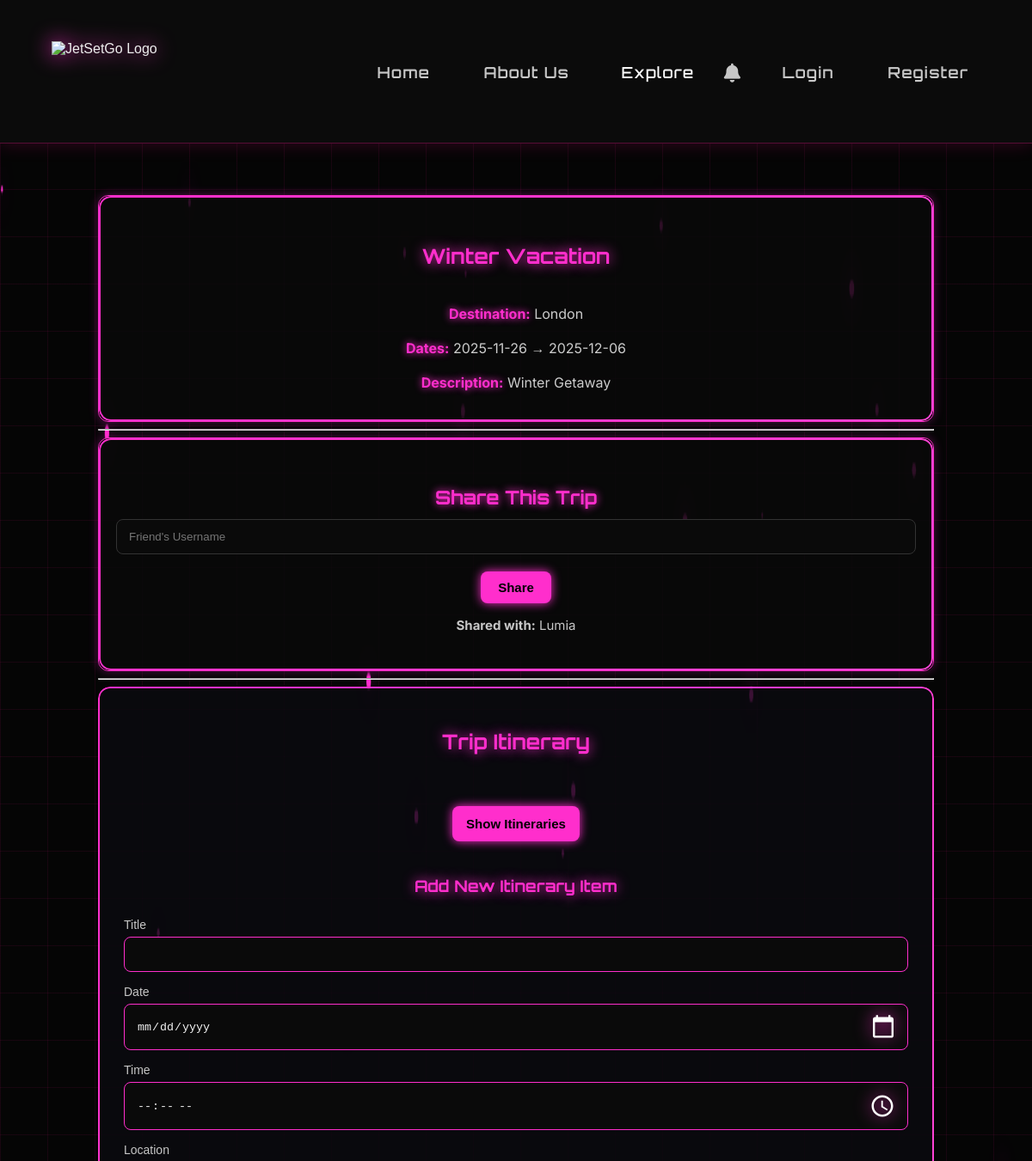
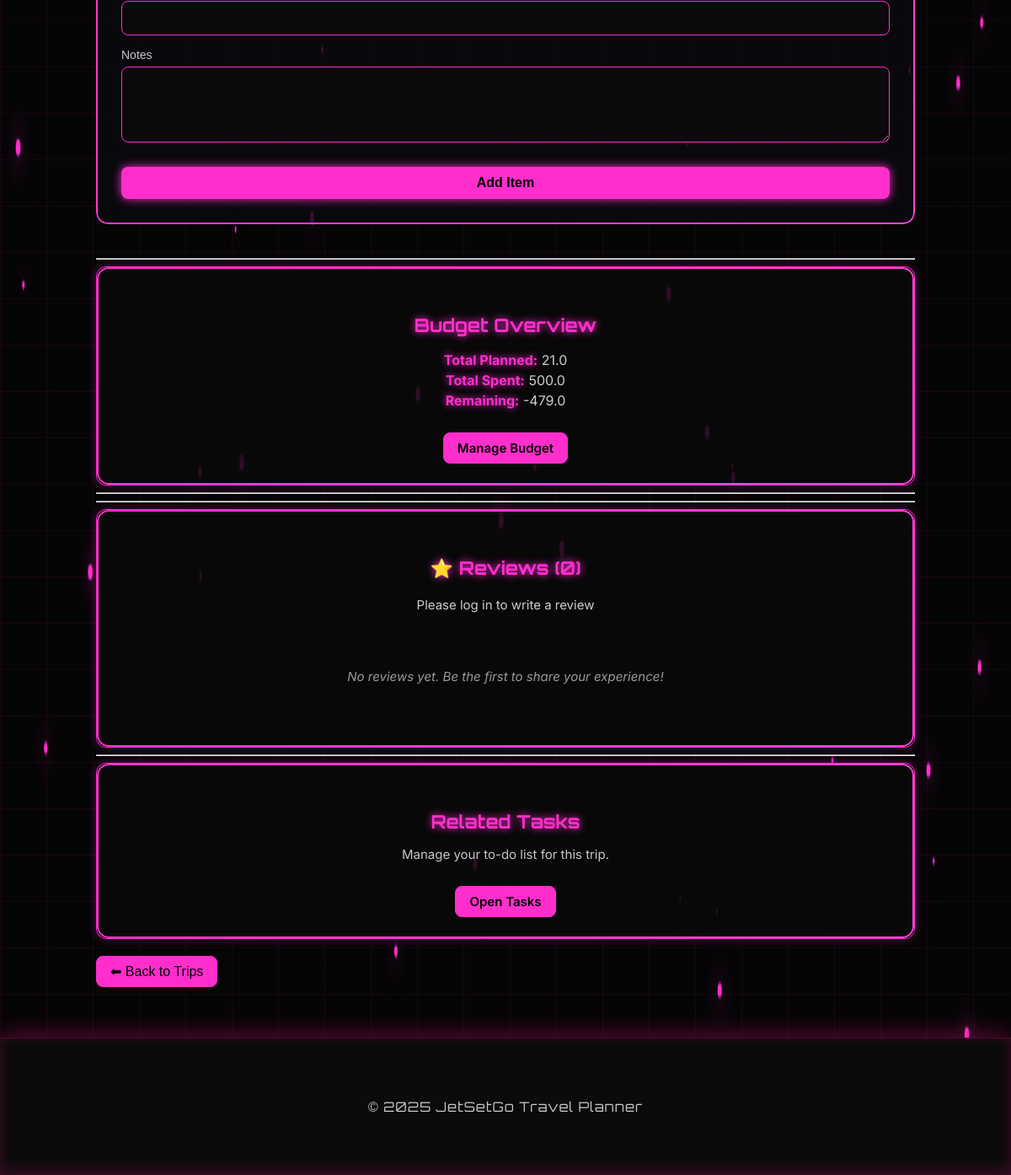
Page /trip/1 on the earlier database version (2 pictures, top to bottom).
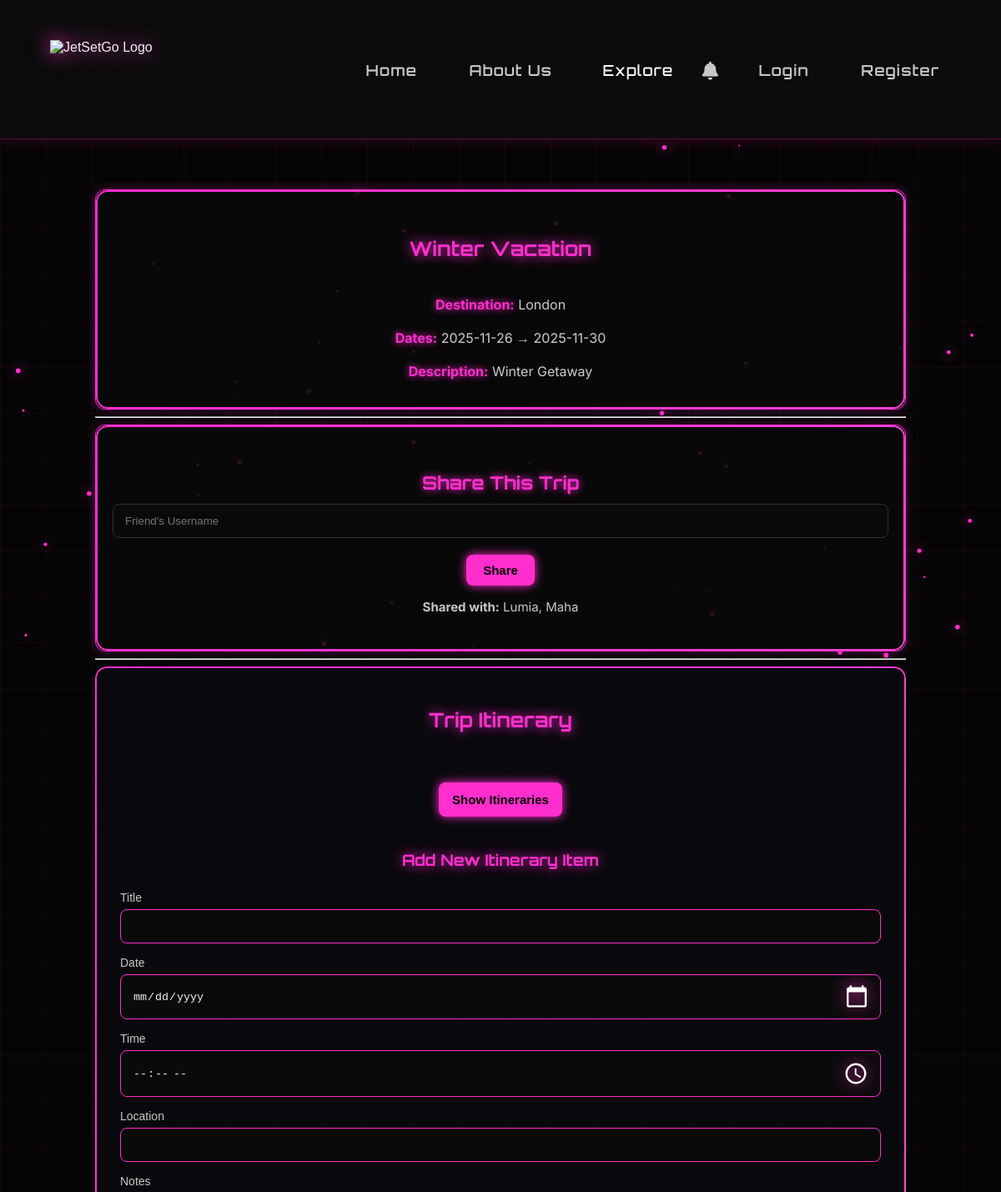
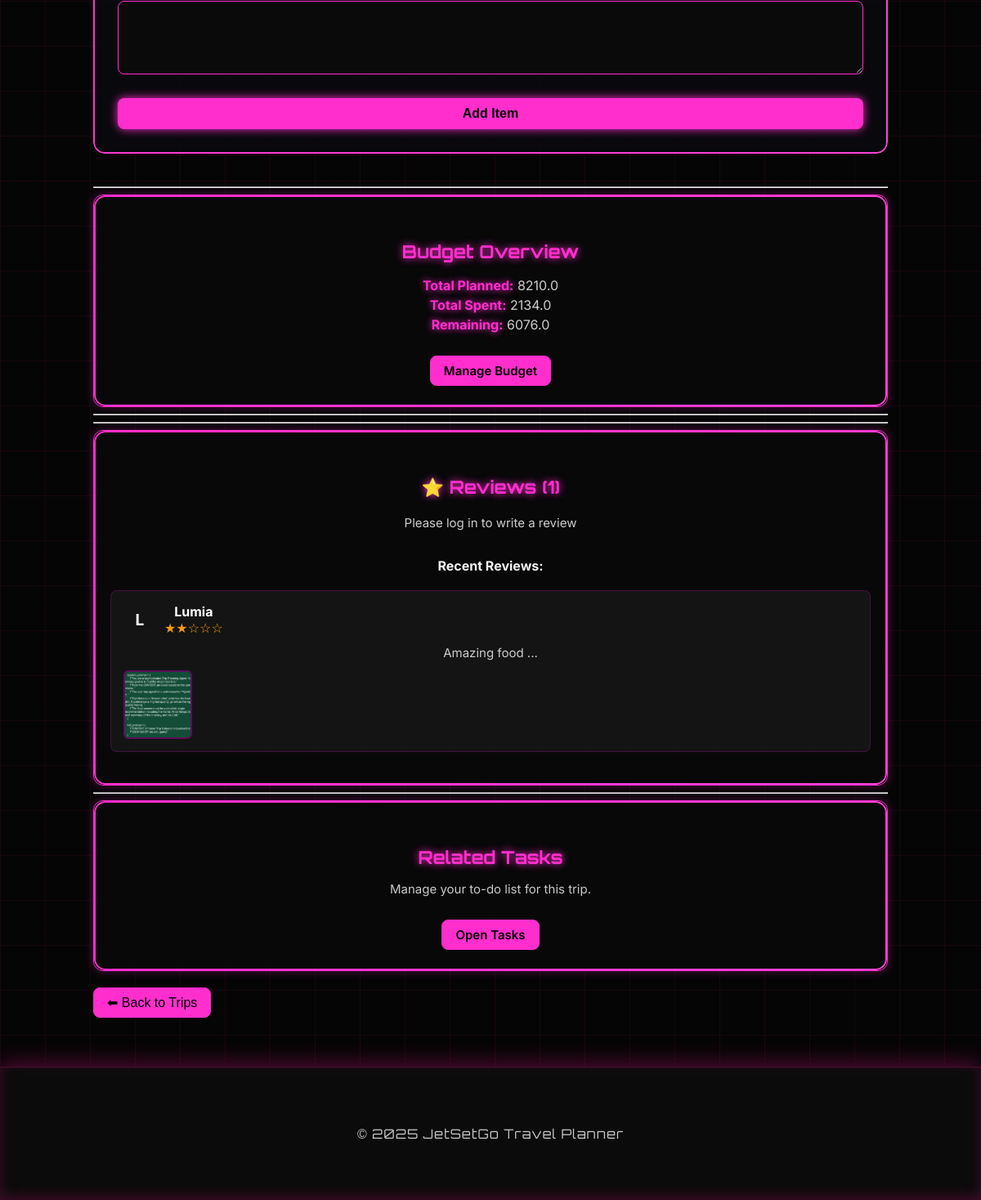
Same page on the later database version (2 pictures, top to bottom).
### app/models.py (models this page shows, shortened)
class Trip(db.Model):
    __tablename__ = "trip"
    id = db.Column(db.Integer, primary_key=True)
    title = db.Column(db.String(100), nullable=False)
    start_date = db.Column(db.Date, nullable=False)
    end_date = db.Column(db.Date, nullable=False)
    description = db.Column(db.Text, nullable=True)
    destinations = db.relationship(
        "TripDestination",
        backref="trip",
        cascade="all, delete-orphan",
        lazy=True
    )
    itinerary = db.relationship("ItineraryItem", backref="trip", lazy=True, cascade="all, delete-orphan")
    budget = db.relationship("Budget", backref="trip", uselist=False, cascade="all, delete-orphan")
    participants = db.relationship("User", secondary=trip_users, backref=db.backref("trips", lazy="dynamic"))
    reviews = db.relationship("Review", backref="trip", lazy=True, cascade="all, delete-orphan")
    def get_review_count(self):
        return len(self.reviews)

class TripDestination(db.Model):
    __tablename__ = "trip_destination"
    id = db.Column(db.Integer, primary_key=True)
    name = db.Column(db.String(250), nullable=False)
    trip_id = db.Column(db.Integer, db.ForeignKey("trip.id"), nullable=False)
    is_favorited = db.Column(db.Boolean, default=False)  # Track if this destination is favorited

class User(db.Model):
    __tablename__ = 'user'
    id = db.Column(db.Integer, primary_key=True)
    username = db.Column(db.String(100), nullable=False)
    email = db.Column(db.String(100), unique=True, nullable=False)
    password = db.Column(db.String(200), nullable=False)
    shared_expenses = db.relationship("Expense", secondary=expense_shared, backref="users_shared")
    favorite_destinations = db.relationship(
        "FavoriteDestination",
        secondary=user_favorite_destinations,
        backref=db.backref("users_who_favorited", lazy="dynamic")
    )
    reviews = db.relationship("Review", backref="user", lazy=True, cascade="all, delete-orphan")

class Budget(db.Model):
    __tablename__ = "budget"
    id = db.Column(db.Integer, primary_key=True)
    total_planned = db.Column(db.Float, default=0.0)
    total_spent = db.Column(db.Float, default=0.0)
    trip_id = db.Column(db.Integer, db.ForeignKey("trip.id"), nullable=False)
    expenses = db.relationship("Expense", backref="budget", lazy=True, cascade="all, delete-orphan")
    planned_budgets = db.relationship("PlannedBudget", backref="budget", cascade="all, delete-orphan")
    def calculate_remaining(self):
        return self.total_planned - self.total_spent

class Review(db.Model):
    __tablename__ = "review"
    id = db.Column(db.Integer, primary_key=True)
    rating = db.Column(db.Integer, nullable=False)  # 1-5 stars
    comment = db.Column(db.Text)
    created_at = db.Column(db.DateTime, default=datetime.utcnow)
    updated_at = db.Column(db.DateTime, default=datetime.utcnow, onupdate=datetime.utcnow)
    trip_id = db.Column(db.Integer, db.ForeignKey("trip.id"), nullable=False)
    user_id = db.Column(db.Integer, db.ForeignKey("user.id"), nullable=False)
    photos = db.relationship("ReviewPhoto", backref="review", lazy=True, cascade="all, delete-orphan")
    __table_args__ = (db.UniqueConstraint('trip_id', 'user_id', name='unique_trip_user_review'),)
    def delete(self):
        """Delete review"""
        db.session.delete(self)
        db.session.commit()

class ReviewPhoto(db.Model):
    __tablename__ = "review_photo"
    id = db.Column(db.Integer, primary_key=True)
    photo_url = db.Column(db.String(500), nullable=False)
    caption = db.Column(db.String(500))
    created_at = db.Column(db.DateTime, default=datetime.utcnow)
    review_id = db.Column(db.Integer, db.ForeignKey("review.id"), nullable=False)

### app/routes/trips.py (the view)
@trips_bp.route("/trip/<int:trip_id>")
def trip_detail(trip_id):
    trip = Trip.query.get_or_404(trip_id)
    user_id = session.get("user_id")
    user = User.query.get(user_id) if user_id else None
    return render_template("trip_detail.html", trip=trip, user=user)

### app/templates/trip_detail.html (shortened to what this page needs)
{% extends "base.html" %}
{% block content %}
<div class="container mt-4 trip-details-page">
    <div class="card trip-tasks-card mb-5 p-3">
        <h2 class="trip-section-title">{{ trip.title }}</h2>
    <div class="trip-info mt-4">
        <p class="mb-0" style="color: #ccc; font-size: 1rem; line-height: 1.5; margin-bottom: 8px;">
            <b style="color: var(--neon-pink); text-shadow: 0 0 8px var(--neon-pink);">Destination:</b>
            {% for d in trip.destinations %}
                {{ d.name }}{% if not loop.last %}, {% endif %}
            {% endfor %}
        </p>
        <p class="mb-0" style="color: #ccc; font-size: 1rem; line-height: 1.5; margin-bottom: 8px;">
            <b style="color: var(--neon-pink); text-shadow: 0 0 8px var(--neon-pink);">Dates:</b> {{ trip.start_date }} → {{ trip.end_date }}</p>
        <p class="mb-0" style="color: #ccc; font-size: 1rem; line-height: 1.5; margin-bottom: 8px;">
            <b style="color: var(--neon-pink); text-shadow: 0 0 8px var(--neon-pink);">Description:</b>
            {{ trip.description or "No description available." }}
        </p>
    </div>
    </div>
    <hr>
<div class="trip-share-section mb-5">
    <div class="card trip-share-card p-3 mb-3">
        <h3 class="trip-section-title mb-3">Share This Trip</h3>
        <form action="{{ url_for('trips.share_trip', trip_id=trip.id) }}" method="POST"
              class="d-flex align-items-center gap-2">
            <input type="text" name="username" placeholder="Friend's Username"
                   class="form-control flex-grow-1" required>
            <button class="btn-link btn-tasks" style="margin: auto; margin-top: 20px;">Share</button>
        </form>
        <p class="shared-with mt-3 mb-0">
            <b>Shared with:</b>
            {% if trip.participants|length == 1 and session['user_id'] in participant_ids %}
                Only You (Solo Trip)
            {% else %}
                {% for u in trip.participants %}
                    {{ u.username }}{% if not loop.last %}, {% endif %}
                {% endfor %}
            {% endif %}
        </p>
    </div>
</div>
    <hr>
<div class="itinerary-big-card">
    <h2 class="itinerary-main-heading">Trip Itinerary</h2>
    <div class="itinerary-mini-card-container">
        {% if trip.itinerary|length == 0 %}
            <p class="text-muted text-center">No itinerary entries yet.</p>
        {% else %}
            <div class="text-center my-3" style="text-align: center;">
            <a href="{{ url_for('trips.all_itineraries', trip_id=trip.id) }}" class="btn btn-link" style="display: inline-block; width: auto; padding: 12px 16px; margin: 20px auto 0 auto; text-align: center; ">Show Itineraries</a>
            </div>
        {% endif %}
    </div>
    <h3 class="add-itinerary-heading">Add New Itinerary Item</h3>
    <form action="{{ url_for('trips.add_itinerary', trip_id=trip.id) }}"
          method="POST" class="add-itinerary-form edit-trip-form">
        <label class="edit-label">Title</label>
        <input type="text" name="title" class="edit-input" required>
        <label class="edit-label">Date</label>
        <input type="date" name="date" class="edit-input" required>
        <label class="edit-label">Time</label>
        <input type="time" name="time" class="edit-input">
        <label class="edit-label">Location</label>
        <input type="text" name="location" class="edit-input">
        <label class="edit-label">Notes</label>
        <textarea name="notes" class="edit-textarea"></textarea>
        <button type="submit" class="btn btn-primary">Add Item</button>
    </form>
</div>
    <hr>
<div class="card trip-tasks-card mb-5 p-3">
    <div class="d-flex justify-content-between align-items-center mb-3">
        <h3 class="trip-section-title">Budget Overview</h3>
    {% if not trip.budget %}
        <p class="mb-0"> No budget set.</p>
        <a href="{{ url_for('trips.trip_budget', trip_id=trip.id) }}" class="btn-link btn-back" style="margin-top: 10px; font-weight: 600;">
            Go to Budget Page
        </a>
    {% else %}
        <p style="color: #ccc; font-size: 1rem; line-height: 1.5; margin-bottom: 16px;">
            <b style="color: var(--neon-pink); text-shadow: 0 0 8px var(--neon-pink);">Total Planned:</b> {{ trip.budget.total_planned }} <br>
            <b style="color: var(--neon-pink); text-shadow: 0 0 8px var(--neon-pink);">Total Spent:</b> {{ trip.budget.total_spent }} <br>
            <b style="color: var(--neon-pink); text-shadow: 0 0 8px var(--neon-pink);">Remaining:</b> {{ trip.budget.calculate_remaining() }}
        </p>
        <a href="{{ url_for('trips.trip_budget', trip_id=trip.id) }}"
          class="btn-link btn-back" style="margin-top: 10px; font-weight: 600;">
            Manage Budget
        </a>
    {% endif %}
    </div>
</div>
    <hr>
<hr>
<div class="card trip-tasks-card mb-5 p-3">
    <h3 class="trip-section-title">⭐ Reviews ({{ trip.get_review_count() }})</h3>
    <div style="margin-top: 20px;">
        {% if session.get('user_id') %}
            {% set user_review = trip.reviews|selectattr('user_id', 'equalto', session.get('user_id'))|list|first %}
            {% if user_review %}
                <p style="color: #27ae60; font-weight: bold;">✅ You've already reviewed this trip</p>
                <a href="{{ url_for('trips.edit_review', review_id=user_review.id) }}"
                   class="btn-link btn-tasks"
                   style="display: inline-block; padding: 12px 24px; margin-top: 10px;">
                    Edit Your Review
                </a>
            {% else %}
                <a href="{{ url_for('trips.add_review', trip_id=trip.id) }}"
                   class="btn-link btn-tasks"
                   style="display: inline-block; padding: 12px 24px; text-decoration: none;">
                    ✍️ Write a Review
                </a>
            {% endif %}
        {% else %}
            <p style="color: #ccc;">Please log in to write a review</p>
        {% endif %}
    </div>
    <div style="margin-top: 30px;">
        {% if trip.reviews %}
            <h4 style="color: var(--neon-cyan); margin-bottom: 20px;">Recent Reviews:</h4>
            {% for review in trip.reviews[:3] %}
            <div style="background: rgba(255, 255, 255, 0.05); padding: 15px; border-radius: 8px; border: 1px solid rgba(255, 0, 255, 0.2); margin-bottom: 15px;">
                <div style="display: flex; align-items: center; gap: 10px; margin-bottom: 10px;">
                    <div style="width: 40px; height: 40px; border-radius: 50%; background: linear-gradient(135deg, var(--neon-pink), var(--neon-cyan)); display: flex; align-items: center; justify-content: center; color: white; font-weight: bold; font-size: 1.2rem;">
                        {{ review.user.username[0].upper() }}
                    </div>
                    <div>
                        <strong style="color: #fff;">{{ review.user.username }}</strong>
                        <div style="color: #f39c12; font-size: 1rem;">
                            {{ '★' * review.rating }}{{ '☆' * (5 - review.rating) }}
                        </div>
                    </div>
                </div>
                {% if review.comment %}
                <p style="color: #ccc; margin: 10px 0;">
                    {{ review.comment[:150] }}{% if review.comment|length > 150 %}...{% endif %}
                </p>
                {% endif %}
                {% if review.photos %}
                <div style="display: flex; gap: 10px; margin-top: 10px;">
                    {% for photo in review.photos[:3] %}
                    <img src="{{ photo.photo_url }}"
                         alt="Review photo"
                         style="width: 80px; height: 80px; object-fit: cover; border-radius: 6px; border: 2px solid rgba(255, 0, 255, 0.3);">
                    {% endfor %}
                </div>
                {% endif %}
            </div>
            {% endfor %}
        {% else %}
            <p style="color: #999; text-align: center; padding: 2rem; font-style: italic;">
                No reviews yet. Be the first to share your experience!
            </p>
        {% endif %}
    </div>
</div>
<hr>
<div class="card trip-tasks-card mb-5 p-3">
    <div class="d-flex justify-content-between align-items-center mb-3">
        <h3 class="trip-section-title">Related Tasks</h3>
        <p class="mb-0">Manage your to-do list for this trip.</p>
        <a href="{{ url_for('tasks.view_tasks') }}" class="btn-link btn-back" style="margin-top: 10px; font-weight: 600;">
            Open Tasks
        </a>
    </div>
</div>
    <div class="text-center mt-3">
        <a href="{{ url_for('trips.view_trips') }}" class="btn-back" style="margin-top: 20px;">
            ⬅ Back to Trips
        </a>
    </div>
</div>
{% endblock %}

### app/templates/base.html (shortened to what this page needs)
<!DOCTYPE html>
<html lang="en">
<head>
    <link rel="stylesheet" href="{{ url_for('static', filename='css/style.css') }}">
    <link rel="stylesheet"
          href="https://cdnjs.cloudflare.com/ajax/libs/font-awesome/6.5.0/css/all.min.css">
</head>
<body>
<header>
    <div class="container nav-container">
        <img src="{{ url_for('static', filename='images/logo.png') }}" alt="JetSetGo Logo" class="logo">
        <nav>
            {% if 'user_id' in session and 'user_email' in session %}
            <a href="{{ url_for('view.user_home') }}">Home</a>
            {% else %}
            <a href="{{ url_for('view.landing') }}">Home</a>
            {% endif %}
            <a href="{{ url_for('main.about') }}">About Us</a>
            <a href="{{ url_for('social.explore') }}" class="nav-explore">Explore</a>
            <div class="notif-wrapper">
                <i class="fas fa-bell notif-bell" id="notifBell"></i>
            </div>
            {% if 'user_id' in session and 'user_email' in session %}
                <div class="user-dropdown-wrapper">
                    <button class="user-dropdown-toggle">
                        <i class="fas fa-user-circle"></i>
                        <span class="username-display">{{ session.get('user_name', 'User') }}</span>
                        <i class="fas fa-chevron-down"></i>
                    </button>
                    <div class="user-dropdown-menu">
                        <a href="{{ url_for('tasks.view_tasks') }}" class="dropdown-item">
                            <i class="fas fa-tasks"></i> Tasks
                        </a>
                        <a href="{{ url_for('trips.view_trips') }}" class="dropdown-item">
                            <i class="fas fa-plane"></i> Trips
                        </a>
                        <a href="{{ url_for('trips.view_favorites') }}" class="dropdown-item">
                            <i class="fas fa-heart"></i> Favorites
                        </a>
                        <hr class="dropdown-divider">
                        <a href="{{ url_for('social.your_page') }}" class="dropdown-item">
                            <i class="fas fa-user"></i> Your Page
                        </a>
                        <a href="{{ url_for('social.gamification') }}" class="dropdown-item">
                            <i class="fas fa-star"></i> Gamification
                        </a>
                        <hr class="dropdown-divider">
                        <a href="{{ url_for('auth.profile') }}" class="dropdown-item">
                            <i class="fas fa-cog"></i> Manage Profile
                        </a>
                        <a href="{{ url_for('auth.logout') }}" class="dropdown-item logout-item">
                            <i class="fas fa-sign-out-alt"></i> Logout
                        </a>
                    </div>
                </div>
            {% else %}
                <a href="{{ url_for('auth.login') }}">Login</a>
                <a href="{{ url_for('auth.register') }}">Register</a>
            {% endif %}
        </nav>
    </div>
</header>
<main class="container">
    {% block content %}{% endblock %}
</main>
<footer>
    <div class="container">
        <p>&copy; {{ 2025 }} JetSetGo Travel Planner</p>
    </div>
</footer>
</body>
</html>

### app/templates/base.html (style rules this page uses)
.nav-explore { color: white; text-decoration: none; font-weight: 500; transition: all 0.3s; padding: 8px 12px; border-radius: 6px; }

Differences in the rows shown:
changed Trip "Winter Vacation": end_date "2025-12-06" → "2025-11-30"
shown differently, row unchanged: User "Lumia": now shows ","
added User: username "Maha"
changed Budget: budget.total_planned "21.0" → "8210.0"; budget.total_spent "500.0" → "2134.0"; budget.calculate_remaining "-479.0" → "6076.0"
added Review: user "L", user.username "Lumia", rating "★★", rating "☆☆☆", comment "Amazing food ..."
added ReviewPhoto: photo_url (picture)
Other differences:
{{ trip.get_review_count() }}: "0" → "1"
text no longer shown: "No reviews yet. Be the first to share your experience!"
text now shown: "Recent Reviews:"
